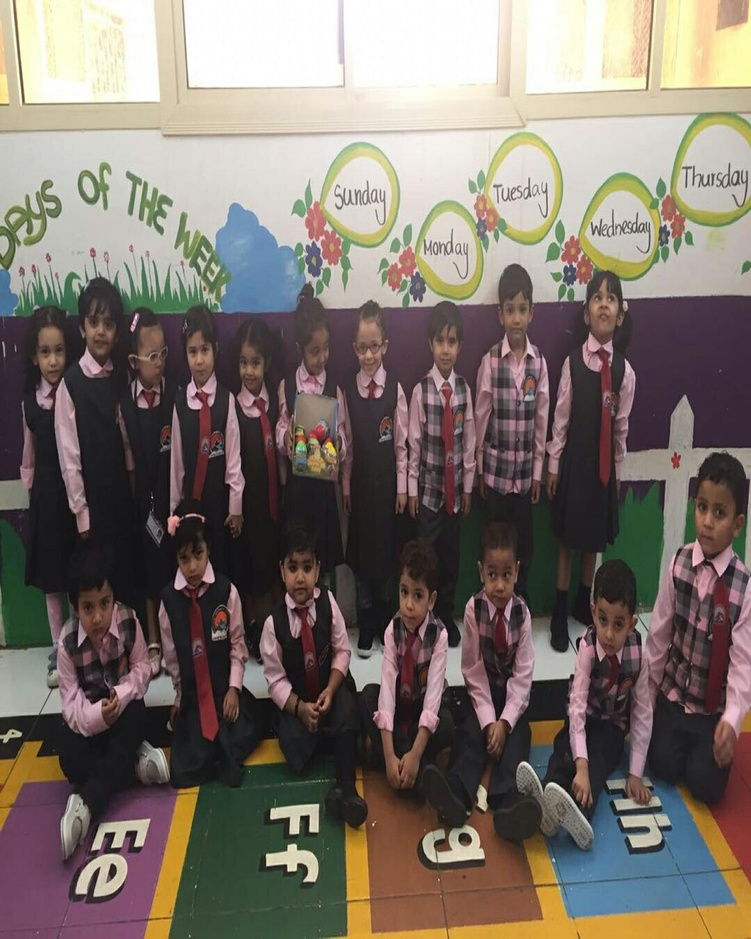
#> input picture images/bushraschool.jpg, 751 x 939 px, shrunk from 1080 x 1350 before the run
$ jupyter execute 'Project # 2 - Finding Any Person In Picture.ipynb'
#> lines starting #> are read from the running program, lines starting #| are printed output that depends on the picture; after the words box and inside, x2 and y2 are one past the last pixel; in counts of white or black regions, pixels touching at a corner belong together
## Project # 2 - Finding Any Person In Picture

[cell 1]
import cv2
import numpy as np

# Load input image and convert to grayscale
image = cv2.imread('./images/bushraschool.jpg')
#> image is the input picture: shape (939, 751, 3); mean B, G, R 106.4, 114.2, 124.1
cv2.imshow('Where is Bushara?', image)
cv2.waitKey(0)
gray = cv2.cvtColor(image, cv2.COLOR_BGR2GRAY)
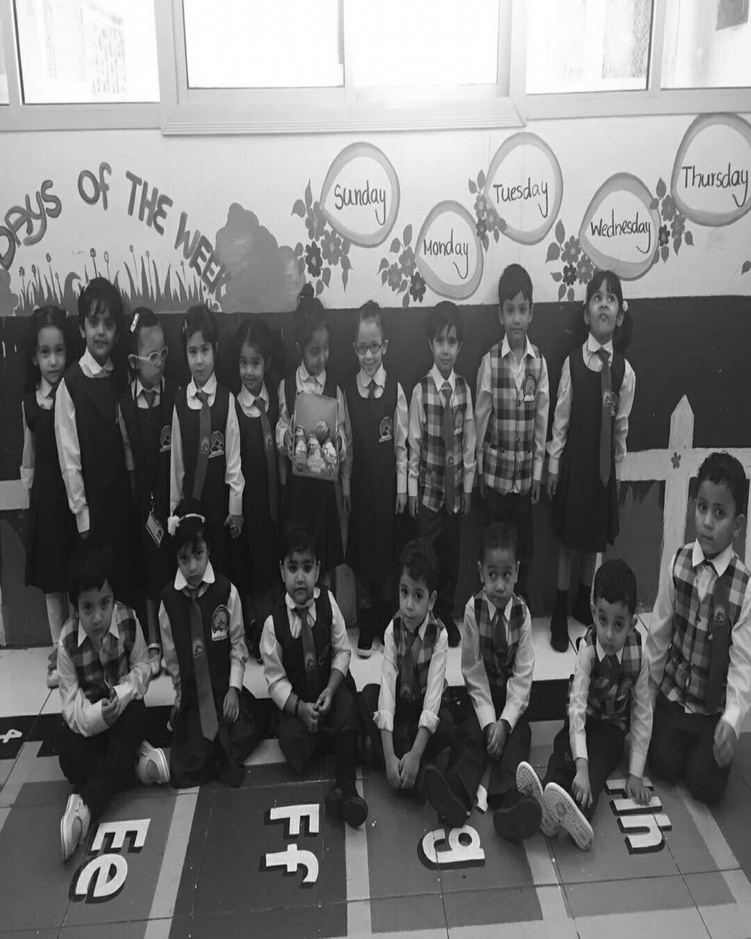
#> gray: shape (939, 751); min 3, max 255, mean 116.3

# Load Template image
template = cv2.imread('./images/bushra.jpg',0)
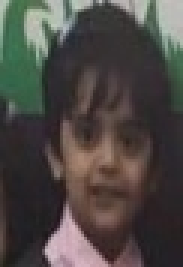
#> input picture images/bushra.jpg, 61 x 89 px, shrunk from 88 x 128 before the run (shown 3 times larger)
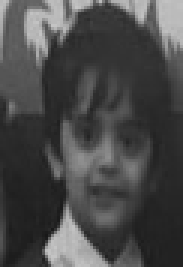
#> template: shape (89, 61) (shown 3 times larger); min 24, max 197, mean 73

result = cv2.matchTemplate(gray, template, cv2.TM_CCOEFF)
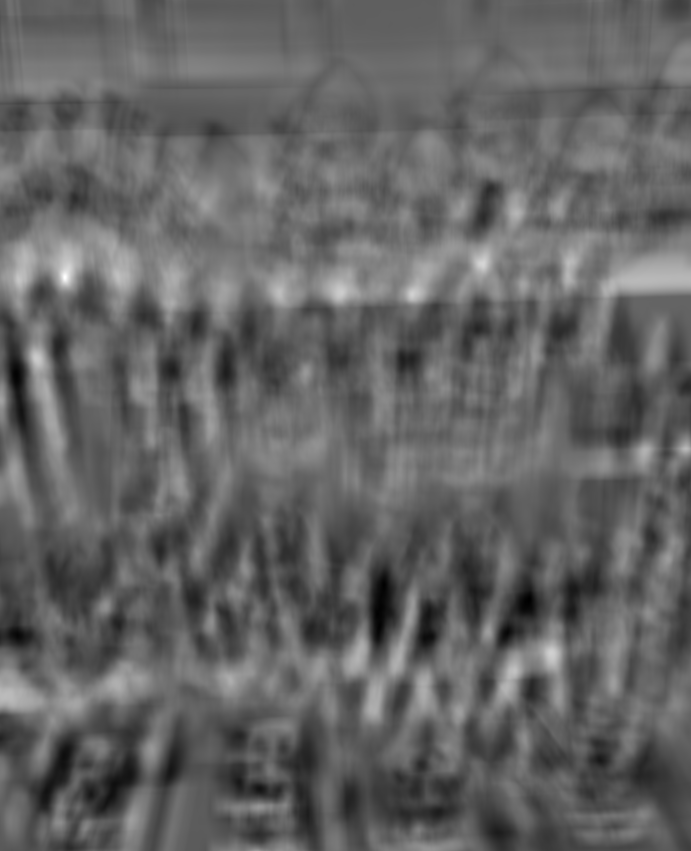
#> result: shape (851, 691) float32; min -5344012.5, max 8928889, mean 263095.6; drawn with min black and max white
min_val, max_val, min_loc, max_loc = cv2.minMaxLoc(result)
#> min_val = -5344012.5; max_val = 8928889; min_loc = (529, 599); max_loc = (64, 277)

#Create Bounding Box
top_left = max_loc
#> top_left = (64, 277)
bottom_right = (top_left[0] + 100, top_left[1] + 100)
#> bottom_right = (164, 377)
cv2.rectangle(image, top_left, bottom_right, (0,0,255), 5)
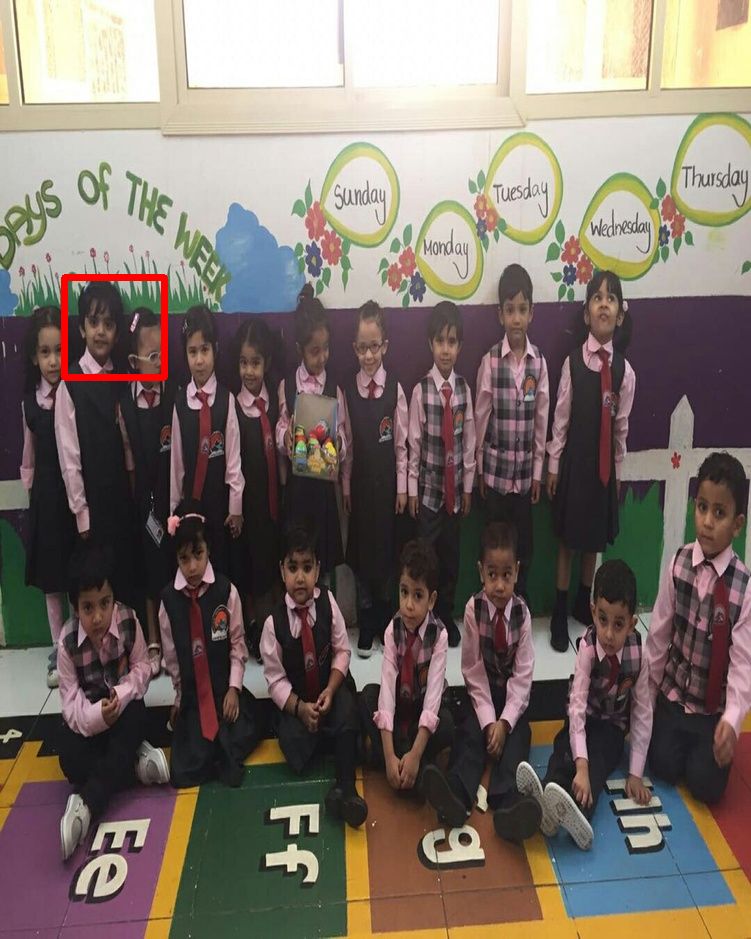
#> image: shape (939, 751, 3); 0.39% of pixels changed, all inside (x1, y1, x2, y2) = (61, 274, 168, 381)

cv2.imshow('Where is Bushra?', image)
cv2.waitKey(0)
cv2.destroyAllWindows()
